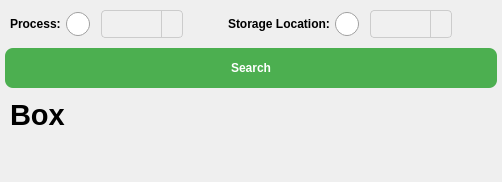
      <widget class="QWidget" name="tabLayout">
       <attribute name="icon">
        <iconset resource="lib_icon_InventoryManagement.qrc">
         <normaloff>:/icon/images/icon/layout_logo.png</normaloff>:/icon/images/icon/layout_logo.png</iconset>
       </attribute>
       <attribute name="title">
        <string>LAYOUT</string>
       </attribute>
       <layout class="QVBoxLayout" name="verticalLayout_7">
        <property name="spacing">
         <number>5</number>
        </property>
        <property name="leftMargin">
         <number>5</number>
        </property>
        <property name="topMargin">
         <number>5</number>
        </property>
        <property name="rightMargin">
         <number>5</number>
        </property>
        <property name="bottomMargin">
         <number>5</number>
        </property>
        <item>
         <widget class="QWidget" name="widget_search_tablayout" native="true">
          <layout class="QHBoxLayout" name="horizontalLayout_3">
           <property name="spacing">
            <number>5</number>
           </property>
           <property name="leftMargin">
            <number>5</number>
           </property>
           <property name="topMargin">
            <number>5</number>
           </property>
           <property name="rightMargin">
            <number>5</number>
           </property>
           <property name="bottomMargin">
            <number>5</number>
           </property>
           <item>
            <widget class="QLabel" name="layout_process_label">
             <property name="sizePolicy">
              <sizepolicy hsizetype="Fixed" vsizetype="Preferred">
               <horstretch>0</horstretch>
               <verstretch>0</verstretch>
              </sizepolicy>
             </property>
             <property name="font">
              <font>
               <weight>75</weight>
               <bold>true</bold>
              </font>
             </property>
             <property name="text">
              <string>Process:</string>
             </property>
            </widget>
           </item>
           <item>
            <widget class="QRadioButton" name="layout_search_process_radio">
             <property name="sizePolicy">
              <sizepolicy hsizetype="Fixed" vsizetype="Fixed">
               <horstretch>0</horstretch>
               <verstretch>0</verstretch>
              </sizepolicy>
             </property>
             <property name="styleSheet">
              <string notr="true">QRadioButton::indicator {
    width: 24px; /* Chiều rộng icon */
    height: 24px; /* Chiều cao icon */
}

QRadioButton::indicator:unchecked {
    image: url(:/icon/images/icon/Search_no.png); /* Đường dẫn đến biểu tượng unchecked */
}

QRadioButton::indicator:checked {
    image: url(:/icon/images/icon/Search_yes.png); /* Đường dẫn đến biểu tượng checked */
}
</string>
             </property>
             <property name="text">
              <string/>
             </property>
            </widget>
           </item>
           <item>
            <widget class="QComboBox" name="layout_process_combobox">
             <property name="sizePolicy">
              <sizepolicy hsizetype="Preferred" vsizetype="Fixed">
               <horstretch>0</horstretch>
               <verstretch>0</verstretch>
              </sizepolicy>
             </property>
             <property name="maximumSize">
              <size>
               <width>300</width>
               <height>16777215</height>
              </size>
             </property>
             <property name="cursor">
              <cursorShape>PointingHandCursor</cursorShape>
             </property>
             <property name="toolTip">
              <string>Chọn nơi bảo quản linh kiện</string>
             </property>
             <property name="layoutDirection">
              <enum>Qt::LeftToRight</enum>
             </property>
             <property name="styleSheet">
              <string notr="true">/* QComboBox styling */
QComboBox {
    background-color: #f0f0f0;
    border: 1px solid #ccc;
    border-radius: 4px;
    padding: 4px;
    font-size: 14px;
    color: #333;
}

/* Khi QComboBox được focus */
QComboBox:focus {
    border: 2px solid #4a90e2; /* Màu viền khi focus */
}

QComboBox::drop-down {
    border-left: 1px solid #ccc;
    width: 20px;
}

QComboBox::down-arrow {
    image: url(:/icon/images/icon/pngwing.com.png); /* Đảm bảo bạn có một biểu tượng mũi tên trong thư mục 'icons' */
}</string>
             </property>
             <property name="editable">
              <bool>false</bool>
             </property>
            </widget>
           </item>
           <item>
            <spacer name="horizontalSpacer_7">
             <property name="orientation">
              <enum>Qt::Horizontal</enum>
             </property>
             <property name="sizeType">
              <enum>QSizePolicy::Fixed</enum>
             </property>
             <property name="sizeHint" stdset="0">
              <size>
               <width>40</width>
               <height>20</height>
              </size>
             </property>
            </spacer>
           </item>
           <item>
            <widget class="QLabel" name="layout_storage_location_label">
             <property name="sizePolicy">
              <sizepolicy hsizetype="Fixed" vsizetype="Preferred">
               <horstretch>0</horstretch>
               <verstretch>0</verstretch>
              </sizepolicy>
             </property>
             <property name="font">
              <font>
               <weight>75</weight>
               <bold>true</bold>
              </font>
             </property>
             <property name="text">
              <string>Storage Location:</string>
             </property>
            </widget>
           </item>
           <item>
            <widget class="QRadioButton" name="layout_search_storage_location_radio">
             <property name="sizePolicy">
              <sizepolicy hsizetype="Fixed" vsizetype="Fixed">
               <horstretch>0</horstretch>
               <verstretch>0</verstretch>
              </sizepolicy>
             </property>
             <property name="styleSheet">
              <string notr="true">QRadioButton::indicator {
    width: 24px; /* Chiều rộng icon */
    height: 24px; /* Chiều cao icon */
}

QRadioButton::indicator:unchecked {
    image: url(:/icon/images/icon/Search_no.png); /* Đường dẫn đến biểu tượng unchecked */
}

QRadioButton::indicator:checked {
    image: url(:/icon/images/icon/Search_yes.png); /* Đường dẫn đến biểu tượng checked */
}
</string>
             </property>
             <property name="text">
              <string/>
             </property>
            </widget>
           </item>
           <item>
            <widget class="QComboBox" name="layout_storage_location_combobox">
             <property name="sizePolicy">
              <sizepolicy hsizetype="Preferred" vsizetype="Fixed">
               <horstretch>0</horstretch>
               <verstretch>0</verstretch>
              </sizepolicy>
             </property>
             <property name="maximumSize">
              <size>
               <width>300</width>
               <height>16777215</height>
              </size>
             </property>
             <property name="cursor">
              <cursorShape>PointingHandCursor</cursorShape>
             </property>
             <property name="focusPolicy">
              <enum>Qt::WheelFocus</enum>
             </property>
             <property name="toolTip">
              <string>Chọn nơi bảo quản linh kiện</string>
             </property>
             <property name="layoutDirection">
              <enum>Qt::LeftToRight</enum>
             </property>
             <property name="styleSheet">
              <string notr="true">/* QComboBox styling */
QComboBox {
    background-color: #f0f0f0;
    border: 1px solid #ccc;
    border-radius: 4px;
    padding: 4px;
    font-size: 14px;
    color: #333;
}

/* Khi QComboBox được focus */
QComboBox:focus {
    border: 2px solid #4a90e2; /* Màu viền khi focus */
}

QComboBox::drop-down {
    border-left: 1px solid #ccc;
    width: 20px;
}

QComboBox::down-arrow {
    image: url(:/icon/images/icon/pngwing.com.png); /* Đảm bảo bạn có một biểu tượng mũi tên trong thư mục 'icons' */
}</string>
             </property>
             <property name="editable">
              <bool>false</bool>
             </property>
            </widget>
           </item>
           <item>
            <spacer name="horizontalSpacer_8">
             <property name="orientation">
              <enum>Qt::Horizontal</enum>
             </property>
             <property name="sizeHint" stdset="0">
              <size>
               <width>40</width>
               <height>20</height>
              </size>
             </property>
            </spacer>
           </item>
          </layout>
         </widget>
        </item>
        <item>
         <widget class="QPushButton" name="layout_search_button">
          <property name="minimumSize">
           <size>
            <width>0</width>
            <height>40</height>
           </size>
          </property>
          <property name="maximumSize">
           <size>
            <width>16777215</width>
            <height>40</height>
           </size>
          </property>
          <property name="sizeIncrement">
           <size>
            <width>0</width>
            <height>40</height>
           </size>
          </property>
          <property name="font">
           <font>
            <pointsize>-1</pointsize>
            <weight>75</weight>
            <bold>true</bold>
           </font>
          </property>
          <property name="cursor">
           <cursorShape>PointingHandCursor</cursorShape>
          </property>
          <property name="styleSheet">
           <string notr="true">/* QPushButton - Green modern style */
QPushButton {
    background-color: #4CAF50;       /* Xanh lá hiện đại */
    border: none;
    border-radius: 8px;
    color: white;
    font-size: 12px;
    font-weight: bold;
    padding: 8px 16px;
}

QPushButton:hover {
    background-color: #45a049;       /* Xanh đậm hơn khi hover */
    font-size: 14px;                 /* Giữ font-size, không nhảy */
}

QPushButton:pressed {
    background-color: #3e8e41;       /* Xanh tối hơn khi nhấn */
}

QPushButton:disabled {
    background-color: #d3d3d3;
    color: #888;
}
</string>
          </property>
          <property name="text">
           <string>Search</string>
          </property>
          <property name="icon">
           <iconset resource="lib_icon_InventoryManagement.qrc">
            <normaloff>:/icon/images/icon/Search.png</normaloff>:/icon/images/icon/Search.png</iconset>
          </property>
          <property name="iconSize">
           <size>
            <width>32</width>
            <height>32</height>
           </size>
          </property>
         </widget>
        </item>
        <item>
         <widget class="QWidget" name="widget_box_tablayout" native="true">
          <layout class="QGridLayout" name="gridLayout_boxs">
           <property name="leftMargin">
            <number>5</number>
           </property>
           <property name="topMargin">
            <number>5</number>
           </property>
           <property name="rightMargin">
            <number>5</number>
           </property>
           <property name="bottomMargin">
            <number>5</number>
           </property>
           <property name="spacing">
            <number>5</number>
           </property>
           <item row="0" column="0">
            <widget class="QLabel" name="layout_label">
             <property name="font">
              <font>
               <pointsize>22</pointsize>
               <weight>75</weight>
               <bold>true</bold>
              </font>
             </property>
             <property name="frameShape">
              <enum>QFrame::NoFrame</enum>
             </property>
             <property name="text">
              <string>Box</string>
             </property>
             <property name="scaledContents">
              <bool>false</bool>
             </property>
             <property name="alignment">
              <set>Qt::AlignLeading|Qt::AlignLeft|Qt::AlignVCenter</set>
             </property>
            </widget>
           </item>
          </layout>
         </widget>
        </item>
        <item>
         <spacer name="verticalSpacer">
          <property name="orientation">
           <enum>Qt::Vertical</enum>
          </property>
          <property name="sizeHint" stdset="0">
           <size>
            <width>20</width>
            <height>40</height>
           </size>
          </property>
         </spacer>
        </item>
       </layout>
      </widget>
